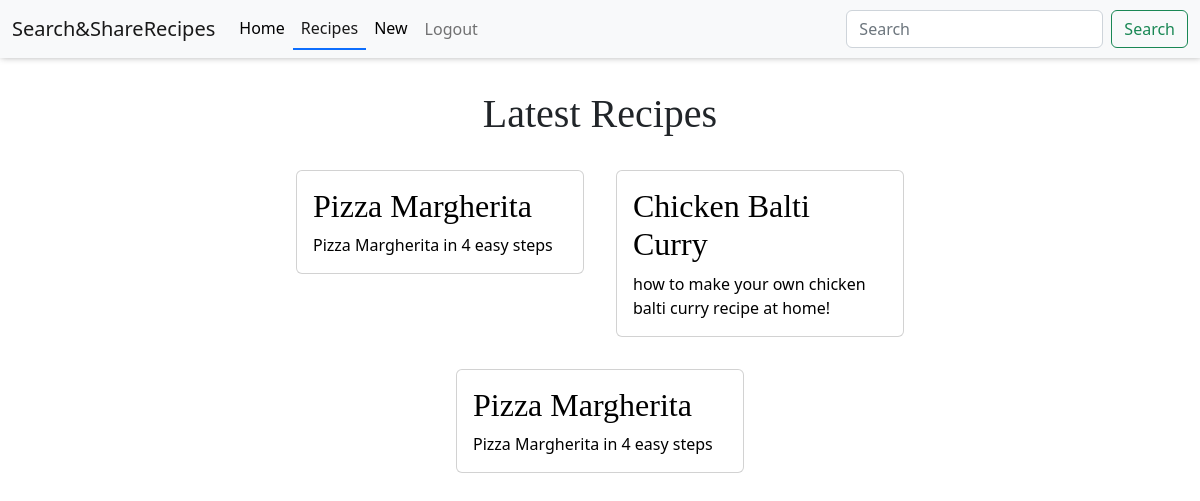
Page /recipes/ (signed in) on the committed database.
### recipes_app/models.py (models this page shows, shortened)
class Recipe(models.Model):
    user = models.ForeignKey(
        User, related_name="recipe_owner", on_delete=models.CASCADE
    )
    title = models.CharField(max_length=300, null=False, blank=False)
    description = models.CharField(max_length=500, null=False, blank=False)
    instructions = RichTextField(max_length=10000, null=False, blank=False)
    ingredients = RichTextField(max_length=10000, null=False, blank=False)
    meal_type = models.CharField(max_length=50, choices=MEAL_TYPES, default="breakfast")
    cuisine_types = models.CharField(
        max_length=50, choices=CUISINE_TYPES, default="italian"
    )
    posted_date = models.DateTimeField(auto_now=True)
    class Meta:
        ordering = ["-posted_date"]

### recipes_app/views.py (the view)
# urls.py: path("recipes/", views.Recipes.as_view(), name="recipes"),
class Recipes(ListView):
    template_name = "recipes/recipes.html"
    model = models.Recipe
    context_object_name = "recipes"
    def get_queryset(self, **kwargs):
        query = self.request.GET.get('q')
        if query:
            recipes = self.model.objects.filter(
                Q(title__icontains=query) |
                Q(description__icontains=query) |
                Q(instructions__icontains=query) |
                Q(cuisine_types__icontains=query)
            )
        else:
            recipes = self.model.objects.all()
        return recipes

### recipes_app/templates/recipes/recipes.html (shortened to what this page needs)
{% extends "recipes/base.html" %}
{% block content %}
<h1 class="text-center p-2 d-block">
    Latest Recipes
</h1>
<div class="container d-flex flex-row flex-wrap justify-content-center">
    {% for recipe in recipes %}
    <a href="{% url 'recipe_details' recipe.id %}" class="recipes" aria-label="Click to view {{recipe.title}}">
        <div class="card m-3" style="width: 18rem;">
            <div class="card-body">
              <h2 class="card-title">{{recipe.title}}</h2>
              <p class="card-text">{{recipe.description|truncatechars:100}}</p>
            </div>
        </div>
    </a>
    {% endfor %}
</div>
{% endblock %}

### recipes_app/static/css/base.css (style rules this page uses)
:root { --title: 'EB Garamond', serif; --main-font: 'Roboto', serif; --background: #3f006a0f; --blue: #0d6efd; --black: #000; --off-white: #f6f6f6; --white: #fff; --orange: #ffbf50; --smal-box-shadow: 1px -1px 7px 0 #00000061; --border: 1px solid #00000030; }
html, body { height: 100%; }
body { display: flex; flex-direction: column; font-family: var(--main-font); }
h1, h2, h3, h4, h5, h6 { font-family: var(--title); }
.card { height: 90%; margin-top: 1rem; }
.recipes { text-decoration: none; color: var(--black); }

### rows in the picture
Recipe: title "Pizza Margherita", description "Pizza Margherita in 4 easy steps"
Recipe: title "Chicken Balti Curry", description "how to make your own chicken balti curry recipe at home!"
Recipe: title "Pizza Margherita", description "Pizza Margherita in 4 easy steps"
